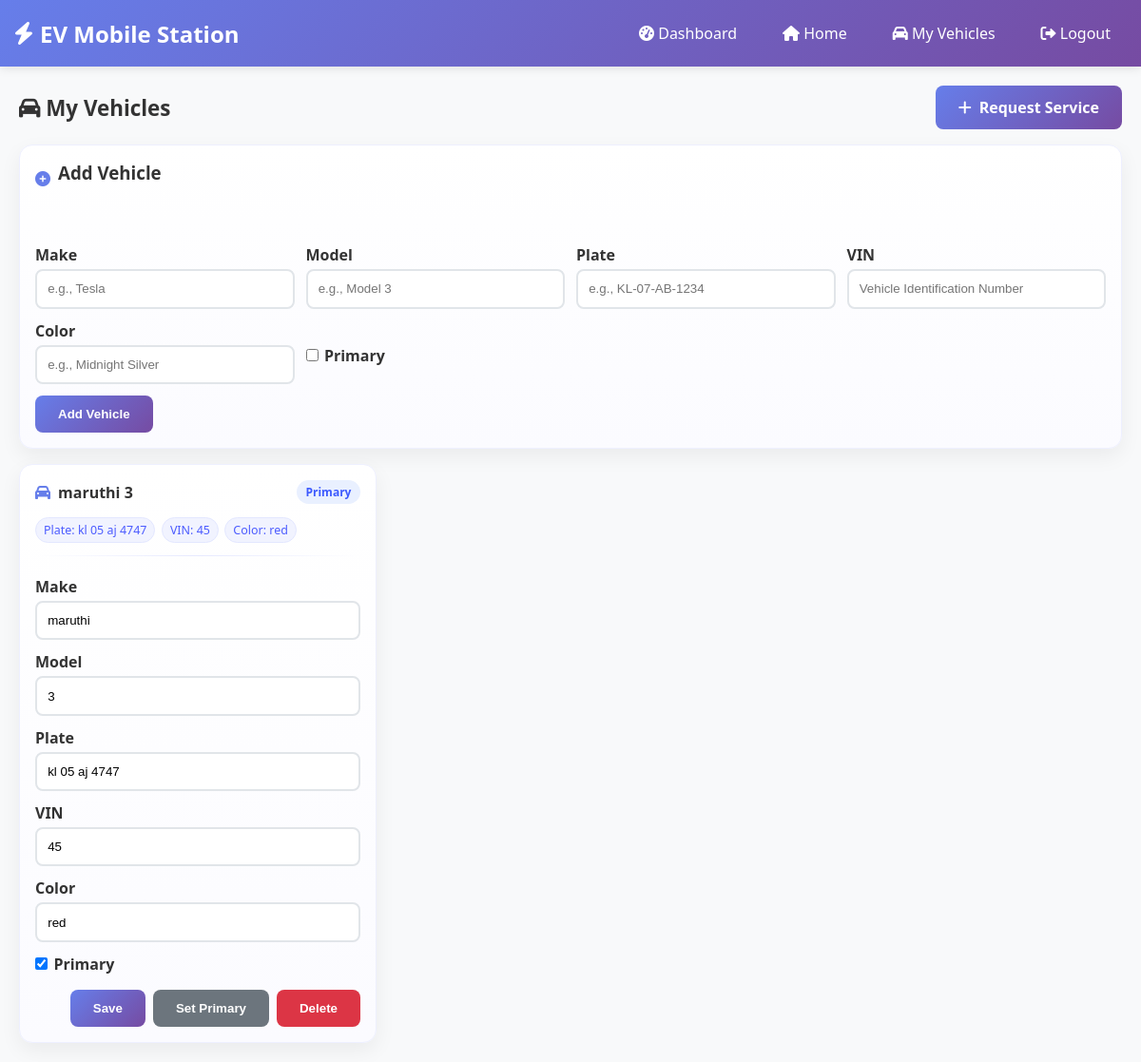
The page /vehicles.php (signed in) on the database its author committed.
### tables this page shows
CREATE TABLE `user_vehicles` (
  `id` int(11) NOT NULL,
  `user_id` int(11) NOT NULL,
  `make` varchar(100) NOT NULL,
  `model` varchar(100) NOT NULL,
  `plate` varchar(20) DEFAULT NULL,
  `vin` varchar(32) DEFAULT NULL,
  `color` varchar(40) DEFAULT NULL,
  `is_primary` tinyint(1) DEFAULT 0,
  `created_at` timestamp NOT NULL DEFAULT current_timestamp()
);

### config/database.php (called while the page is built, shortened)
<?php
class Database {
    private $host = 'localhost';
    private $db_name = 'ev_mobile_station';
    private $username = 'root';
    private $password = '';
    private $conn;
    private static $instance = null;
    public static function getInstance() {
        if (self::$instance === null) {
            self::$instance = new self();
        }
        return self::$instance;
    }
    public function getConnection() {
        if ($this->conn === null) {
            try {
                $this->conn = new PDO(
                    "mysql:host=" . $this->host . ";dbname=" . $this->db_name . ";charset=utf8mb4",
                    $this->username,
                    $this->password,
                    array(
                        PDO::ATTR_ERRMODE => PDO::ERRMODE_EXCEPTION,
                        PDO::ATTR_DEFAULT_FETCH_MODE => PDO::FETCH_ASSOC,
                        PDO::MYSQL_ATTR_INIT_COMMAND => "SET NAMES utf8mb4",
                        PDO::ATTR_PERSISTENT => false,
                        PDO::ATTR_EMULATE_PREPARES => false
                    )
                );
            } catch(PDOException $exception) {
                error_log("Database connection error: " . $exception->getMessage());
                throw new Exception("Database connection failed: " . $exception->getMessage());
            }
        }
        return $this->conn;
    }
    public function executeQuery($sql, $params = []) {
        try {
            $conn = $this->getConnection();
            $stmt = $conn->prepare($sql);
            $stmt->execute($params);
            return $stmt;
        } catch (Exception $e) {
            error_log("Query execution error: " . $e->getMessage());
            throw new Exception("Query execution failed: " . $e->getMessage());
        }
    }
}
?>

### includes/functions.php (called while the page is built, shortened)
<?php
require_once __DIR__ . '/../config/database.php';
class UserVehicleManager {
    private $db;
    public function __construct() {
        $this->db = Database::getInstance();
    }
    public function getVehiclesByUser($user_id) {
        try {
            $stmt = $this->db->executeQuery("SELECT * FROM user_vehicles WHERE user_id = ? ORDER BY is_primary DESC, created_at DESC", [$user_id]);
            return $stmt->fetchAll();
        } catch (Exception $e) { return []; }
    }
}
?>

### vehicles.php (the view, shortened to what this page needs)
<?php
require_once 'includes/functions.php';
$manager = new UserVehicleManager();
$userId = (int)$_SESSION['user_id'];
$vehicles = $manager->getVehiclesByUser($userId);
?>
<!DOCTYPE html>
<html lang="en">
<head>
    <link href="https://cdnjs.cloudflare.com/ajax/libs/font-awesome/6.0.0/css/all.min.css" rel="stylesheet">
</head>
<body>
    <header class="header">
        <nav class="nav">
            <div class="logo">
                <i class="fas fa-bolt"></i>
                EV Mobile Station
            </div>
            <div class="user-menu">
                <a href="dashboard.php"><i class="fas fa-tachometer-alt"></i> Dashboard</a>
                <a href="index.php"><i class="fas fa-home"></i> Home</a>
                <a href="vehicles.php"><i class="fas fa-car"></i> My Vehicles</a>
                <a href="logout.php"><i class="fas fa-sign-out-alt"></i> Logout</a>
            </div>
        </nav>
    </header>
    <div class="container">
        <div class="page-header">
            <h1><i class="fas fa-car"></i> My Vehicles</h1>
            <div class="actions">
                <a href="request-service.php" class="btn btn-primary"><i class="fas fa-plus"></i> Request Service</a>
            </div>
        </div>
        <div class="card form-card" style="margin-bottom:1rem;">
            <div class="section-title"><i class="fas fa-plus-circle"></i><h3>Add Vehicle</h3></div>
            <form method="POST" class="row">
                <div>
                    <label>Make</label>
                    <input name="make" placeholder="e.g., Tesla" required>
                </div>
                <div>
                    <label>Model</label>
                    <input name="model" placeholder="e.g., Model 3" required>
                </div>
                <div>
                    <label>Plate</label>
                    <input name="plate" placeholder="e.g., KL-07-AB-1234">
                </div>
                <div>
                    <label>VIN</label>
                    <input name="vin" placeholder="Vehicle Identification Number">
                </div>
                <div>
                    <label>Color</label>
                    <input name="color" placeholder="e.g., Midnight Silver">
                </div>
                <div>
                    <label>&nbsp;</label>
                    <label style="display:inline-flex;align-items:center;gap:0.4rem;">
                        <input type="checkbox" name="is_primary" value="1"> Primary
                    </label>
                </div>
                <div style="grid-column:1/-1;">
                    <button class="btn btn-primary" type="submit">Add Vehicle</button>
                </div>
            </form>
        </div>
        <div class="grid">
            <?php if (empty($vehicles)): ?>
                <div class="empty">No vehicles added yet. Use the form above to add your first EV.</div>
            <?php else: foreach ($vehicles as $v): ?>
                <div class="card">
                    <div class="card-header">
                        <div class="card-title"><i class="fas fa-car"></i><span><?php echo htmlspecialchars($v['make'] . ' ' . $v['model']); ?></span></div>
                        <?php if ($v['is_primary']): ?><span class="badge">Primary</span><?php endif; ?>
                    </div>
                    <div class="meta">
                        <span class="chip">Plate: <?php echo htmlspecialchars($v['plate'] ?: '—'); ?></span>
                        <span class="chip">VIN: <?php echo htmlspecialchars($v['vin'] ?: '—'); ?></span>
                        <span class="chip">Color: <?php echo htmlspecialchars($v['color'] ?: '—'); ?></span>
                    </div>
                    <div class="divider"></div>
                    <form method="POST" class="row" style="margin-top:0.5rem;">
                        <div>
                            <label>Make</label>
                            <input name="make" value="<?php echo htmlspecialchars($v['make']); ?>">
                        </div>
                        <div>
                            <label>Model</label>
                            <input name="model" value="<?php echo htmlspecialchars($v['model']); ?>">
                        </div>
                        <div>
                            <label>Plate</label>
                            <input name="plate" value="<?php echo htmlspecialchars($v['plate']); ?>">
                        </div>
                        <div>
                            <label>VIN</label>
                            <input name="vin" value="<?php echo htmlspecialchars($v['vin']); ?>">
                        </div>
                        <div>
                            <label>Color</label>
                            <input name="color" value="<?php echo htmlspecialchars($v['color']); ?>">
                        </div>
                        <div style="display:flex;align-items:center;gap:0.5rem;">
                            <label style="display:inline-flex;align-items:center;gap:0.4rem;">
                                <input type="checkbox" name="is_primary" value="1" <?php echo $v['is_primary']? 'checked':''; ?>> Primary
                            </label>
                        </div>
                        <div style="grid-column:1/-1;" class="actions">
                            <button class="btn btn-primary" type="submit">Save</button>
                            <button class="btn btn-secondary" type="submit" name="action" value="primary">Set Primary</button>
                            <button class="btn btn-danger" type="submit" name="action" value="delete" onclick="return confirm('Delete this vehicle?')">Delete</button>
                        </div>
                    </form>
                </div>
            <?php endforeach; endif; ?>
        </div>
    </div>
</body>
</html>

### vehicles.php (style rules this page uses)
* { margin: 0; padding: 0; box-sizing: border-box; }
body { font-family: 'Segoe UI', Tahoma, Geneva, Verdana, sans-serif; background: #f8f9fa; color: #333; }
.header { background: linear-gradient(135deg, #667eea 0%, #764ba2 100%); color: white; padding: 1rem 0; box-shadow: 0 2px 10px rgba(0,0,0,0.1); }
.nav { width: 100%; display: flex; justify-content: space-between; align-items: center; padding: 0 1rem; }
.logo { font-size: 1.5rem; font-weight: bold; display: flex; align-items: center; gap: 0.5rem; }
.user-menu { display: flex; align-items: center; gap: 1rem; }
.user-menu a { color: white; text-decoration: none; padding: 0.5rem 1rem; border-radius: 5px; transition: background 0.3s; }
.container { width: 100%; max-width: none; margin: 0; padding: 1.25rem; }
.grid { display: grid; grid-template-columns: repeat(auto-fill, minmax(280px, 1fr)); gap: 1rem; align-items: stretch; }
.card { background:linear-gradient(180deg, #ffffff 0%, #fbfbff 100%); border:1px solid #eef0ff; border-radius:14px; box-shadow:0 8px 22px rgba(0,0,0,0.06); padding:1rem; transition:transform .2s ease, box-shadow .2s ease; display:flex; flex-direction:column; min-height:320px; }
.card-header { display:flex; align-items:center; justify-content:space-between; margin-bottom:0.5rem; }
.card-title { display:flex; align-items:center; gap:0.5rem; font-weight:700; }
.card-title i { color:#667eea; }
.meta { display:flex; flex-wrap:wrap; gap:0.4rem; margin:0.4rem 0 0.2rem 0; }
.chip { background:#f1f3ff; border:1px solid #e3e7ff; color:#4c5cff; padding:0.25rem 0.5rem; border-radius:999px; font-size:0.78rem; }
.divider { height:1px; background:linear-gradient(90deg, rgba(230,233,255,0), rgba(230,233,255,1), rgba(230,233,255,0)); margin:0.6rem 0 0.8rem; }
.actions { display:flex; gap:0.5rem; justify-content:flex-end; flex-wrap:wrap; }
.card form { margin-top:auto; }
.badge { background:#e9f0ff; color:#3d5afe; border-radius:999px; padding:0.25rem 0.6rem; font-size:0.75rem; font-weight:700; }
.btn-danger { background:#dc3545; color:#fff; }
.section-title { display:flex; align-items:center; gap:0.5rem; margin-bottom:0.75rem; }
.section-title i { color:#667eea; }
.form-card h3 { margin:0 0 0.75rem 0; }
.row { display:grid; grid-template-columns: repeat(auto-fit, minmax(220px, 1fr)); gap: 0.75rem; }
.row label { display:block; font-weight:600; margin-bottom:0.25rem; }
.row input { width:100%; padding:0.7rem; border:2px solid #e1e5e9; border-radius:8px; transition:border-color .2s ease; }
.page-header { display:flex; align-items:center; justify-content:space-between; margin-bottom: 1rem; }
.page-header h1 { color:#333; margin:0; font-size:1.4rem; }
.btn { padding: 0.75rem 1.5rem; border: none; border-radius: 8px; text-decoration: none; font-weight: bold; cursor: pointer; transition: transform 0.3s; display: inline-flex; align-items: center; gap: 0.5rem; }
.btn-primary { background: linear-gradient(135deg, #667eea 0%, #764ba2 100%); color: white; }
.btn-secondary { background: #6c757d; color: white; }

### rows shown on the page
user_vehicles: make+model "maruthi 3", shows "Primary", plate "kl 05 aj 4747", vin "45", color "red", make "maruthi", model "3", is_primary "☑"
